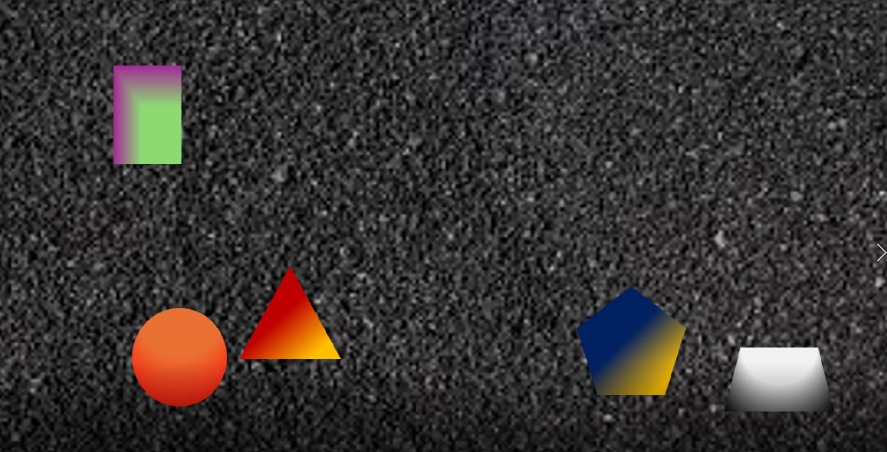
#> input picture resources/test.png, 1774 x 904 px, found by its file name (shown at 1/2 size)
$ python components.py
#> lines starting #> are read from the running program, lines starting #| are printed output that depends on the picture
#> further down, image is the input picture: shape (904, 1774, 3); mean B, G, R 50, 51.9, 56.4
import cv2
import numpy as np

# ========== Color Space ==========
class ColorSpace:
    def __init__(self, mode="HSV"):
        self.mode = mode

    def apply(self, image):
        if self.mode == "HSV":
            converted = cv2.cvtColor(image, cv2.COLOR_BGR2HSV)
#> converted: shape (904, 1774, 3); mean H, S, V 29.6, 16, 57.9
        elif self.mode == "LAB":
            converted = cv2.cvtColor(image, cv2.COLOR_BGR2LAB)
        elif self.mode == "GRAY":
            converted = cv2.cvtColor(image, cv2.COLOR_BGR2GRAY)
        else:
            converted = image  # default: no change
        # cv2.imshow(f"ColorSpace-{self.mode}", converted)
        return converted


# ========== Pre Processing ==========
class PreProcessing:
    def __init__(self, method="gaussian", kernel_size=5):
        self.method = method
        self.k_size = kernel_size

    def apply(self, image):
        # image = cv2.normalize(image, None, alpha=0, beta=255, norm_type=cv2.NORM_MINMAX)

        if self.method == "gaussian":
            processed = cv2.GaussianBlur(image, (self.k_size, self.k_size), 0)
        elif self.method == "bilateral":
            processed = cv2.bilateralFilter(image, 9, 75, 75)
        elif self.method == "median":
            processed = cv2.medianBlur(image, self.k_size)

        # Morphology Opening (remove small noise)
        elif self.method == "opening":
            # The larger the kernel, the stronger the smoothing effect,
            # but it may swallow small targets
            kernel = cv2.getStructuringElement(cv2.MORPH_RECT, (self.k_size, self.k_size))
            processed = cv2.morphologyEx(image, cv2.MORPH_OPEN, kernel)
        # Morphology Closing (fill small holes in objects)
        elif self.method == "closing":
            kernel = cv2.getStructuringElement(cv2.MORPH_RECT, (self.k_size, self.k_size))
            processed = cv2.morphologyEx(image, cv2.MORPH_CLOSE, kernel)
        # Morphology Opening + Closing combined
        elif self.method == "open_close":
            kernel = cv2.getStructuringElement(cv2.MORPH_RECT, (self.k_size, self.k_size))
            temp = cv2.morphologyEx(image, cv2.MORPH_OPEN, kernel)
#> temp: shape (904, 1774, 3); mean H, S, V 8.8, 14.9, 56.2
            processed = cv2.morphologyEx(temp, cv2.MORPH_CLOSE, kernel)
#> processed: shape (904, 1774, 3); mean H, S, V 9, 15, 57.7

        else:
            processed = image  # default: no preprocessing
        # cv2.imshow(f"PreProcessing-{self.method}", processed)
        return processed


# ========== Segmentation ==========
class Segmentation:
    def __init__(self, method="threshold"):
        self.method = method

    def apply(self, image):
        if self.method == "threshold":
            gray = cv2.cvtColor(image, cv2.COLOR_BGR2GRAY) if len(image.shape) == 3 else image
            _, mask = cv2.threshold(gray, 0, 255, cv2.THRESH_BINARY + cv2.THRESH_OTSU)
        elif self.method == "canny":
            gray = cv2.cvtColor(image, cv2.COLOR_BGR2GRAY) if len(image.shape) == 3 else image
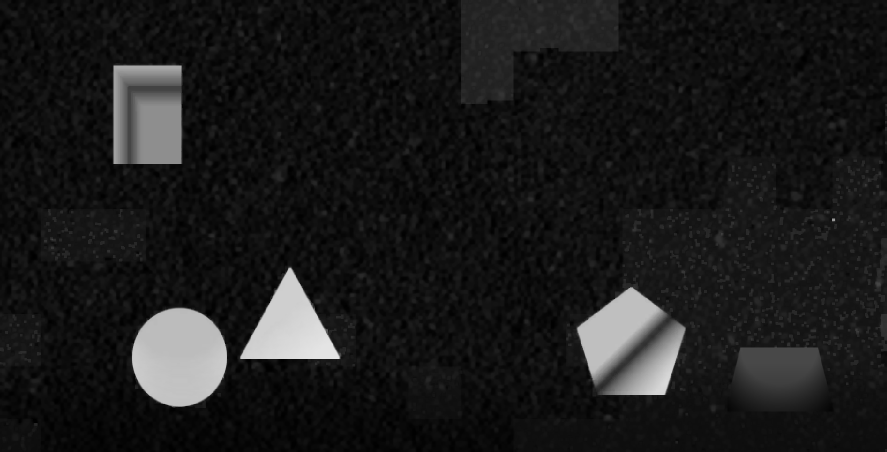
#> gray: shape (904, 1774) (shown at 1/2 size); min 0, max 228, mean 27.1
            mask = cv2.Canny(gray, 100, 120, L2gradient=False)
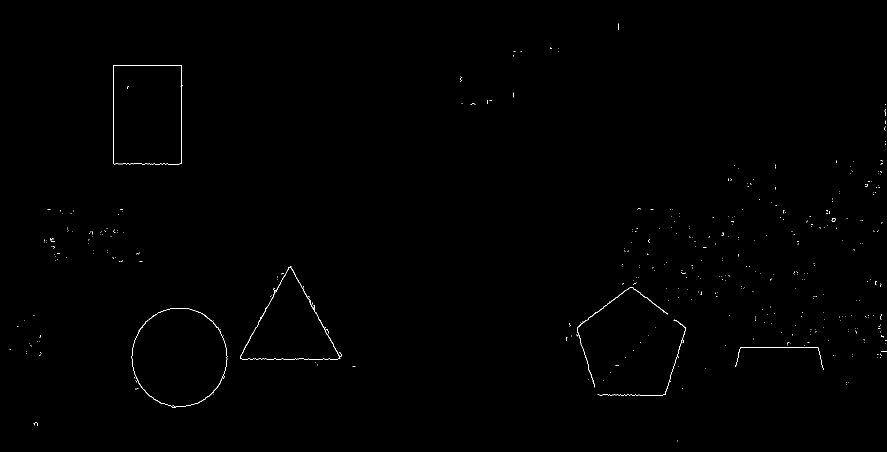
#> mask: shape (904, 1774) (shown at 1/2 size); 0.26% white in thin lines or dots
        elif self.method == "kmeans":
            Z = image.reshape((-1, 3))
            Z = np.float32(Z)
            criteria = (cv2.TERM_CRITERIA_EPS + cv2.TERM_CRITERIA_MAX_ITER, 10, 1.0)
            _, labels, centers = cv2.kmeans(Z, 2, None, criteria, 10, cv2.KMEANS_RANDOM_CENTERS)
            mask = labels.reshape((image.shape[0], image.shape[1])).astype(np.uint8) * 255
        else:
            mask = np.zeros(image.shape[:2], dtype=np.uint8)
        # cv2.imshow(f"Segmentation-{self.method}", mask)
        return mask


# ========== Post Processing ==========
class PostProcessing:
    # [24 lines left out: functions __init__, apply, not called in this run]


# [29 lines of commented-out code are left out]

class Visualization:
    # [41 lines left out: functions __init__, apply, not called in this run]


# ========== Image Pipeline ==========
if __name__ == "__main__":
    # Load image
    image = cv2.imread("trace_objects_3d/resources/test.png")

    # Color space
    color = ColorSpace("HSV").apply(image)
    # Preprocessing
    pre = PreProcessing("open_close").apply(color)
    # Segmentation
    mask = Segmentation("canny").apply(pre)
    # Postprocessing
#> (the run stopped early here; a loop or call above may not have finished)

$ run again, with resources/PennAir 2024 App Static.png copied over resources/test.png
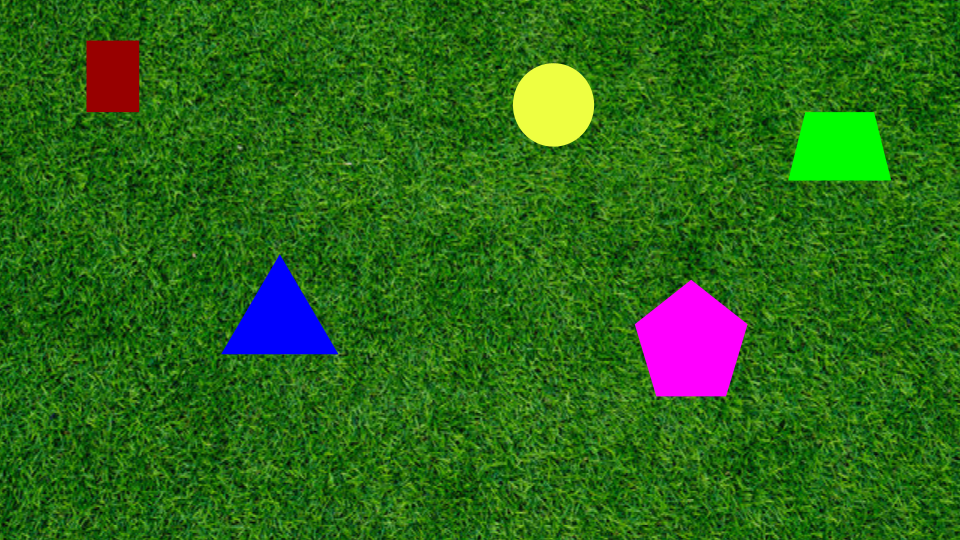
#> input picture resources/PennAir 2024 App Static.png, 960 x 540 px, found by its file name
#> image is the input picture: shape (540, 960, 3); mean B, G, R 24.5, 104.6, 44
#> converted: shape (540, 960, 3); mean H, S, V 55.8, 216.6, 113
#> temp: shape (540, 960, 3); mean H, S, V 52.6, 197.2, 94.4
#> processed: shape (540, 960, 3); mean H, S, V 53.2, 201.4, 98.6
#> in apply, `gray = cv2.cvtColor(image, cv2.COLOR_BGR2GRAY) if len(image.shape) == ..`:
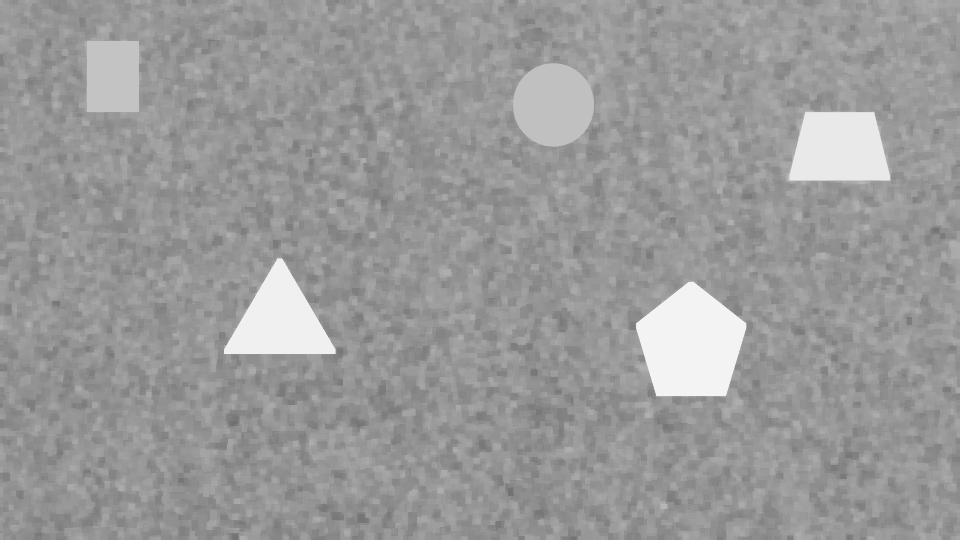
#> gray: shape (540, 960); min 114, max 243, mean 153.8
#> in apply, `mask = cv2.Canny(gray, 100, 120, L2gradient=False)`:
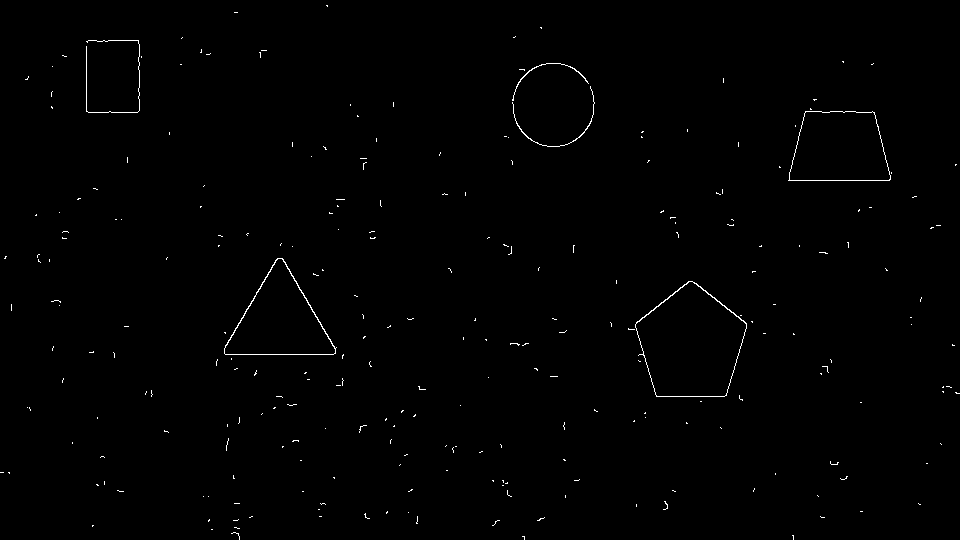
#> mask: shape (540, 960); 0.55% white in thin lines or dots
